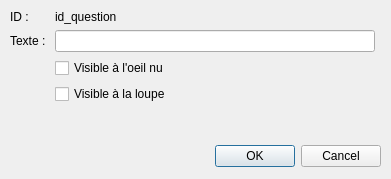
<?xml version="1.0" encoding="UTF-8"?>
<ui version="4.0">
 <class>ModifQuestionWindow</class>
 <widget class="QDialog" name="ModifQuestionWindow">
  <property name="geometry">
   <rect>
    <x>0</x>
    <y>0</y>
    <width>391</width>
    <height>179</height>
   </rect>
  </property>
  <property name="windowTitle">
   <string>Gestion d'une question</string>
  </property>
  <widget class="QDialogButtonBox" name="buttonBox">
   <property name="geometry">
    <rect>
     <x>40</x>
     <y>140</y>
     <width>341</width>
     <height>32</height>
    </rect>
   </property>
   <property name="orientation">
    <enum>Qt::Horizontal</enum>
   </property>
   <property name="standardButtons">
    <set>QDialogButtonBox::Cancel|QDialogButtonBox::Ok</set>
   </property>
  </widget>
  <widget class="QWidget" name="layoutWidget">
   <property name="geometry">
    <rect>
     <x>10</x>
     <y>10</y>
     <width>365</width>
     <height>121</height>
    </rect>
   </property>
   <layout class="QFormLayout" name="formLayout">
    <property name="fieldGrowthPolicy">
     <enum>QFormLayout::AllNonFixedFieldsGrow</enum>
    </property>
    <item row="0" column="0">
     <widget class="QLabel" name="label">
      <property name="text">
       <string>ID : </string>
      </property>
     </widget>
    </item>
    <item row="0" column="1">
     <widget class="QLabel" name="label_id">
      <property name="text">
       <string>id_question</string>
      </property>
     </widget>
    </item>
    <item row="1" column="0">
     <widget class="QLabel" name="label_3">
      <property name="text">
       <string>Texte : </string>
      </property>
     </widget>
    </item>
    <item row="3" column="1">
     <widget class="QCheckBox" name="checkBox_visibleOeil">
      <property name="text">
       <string>Visible à l'oeil nu</string>
      </property>
     </widget>
    </item>
    <item row="4" column="1">
     <widget class="QCheckBox" name="checkBox_visibleLoupe">
      <property name="text">
       <string>Visible à la loupe</string>
      </property>
     </widget>
    </item>
    <item row="1" column="1">
     <widget class="QLineEdit" name="lineEdit"/>
    </item>
   </layout>
  </widget>
 </widget>
 <resources/>
 <connections>
  <connection>
   <sender>buttonBox</sender>
   <signal>accepted()</signal>
   <receiver>ModifQuestionWindow</receiver>
   <slot>accept()</slot>
   <hints>
    <hint type="sourcelabel">
     <x>248</x>
     <y>254</y>
    </hint>
    <hint type="destinationlabel">
     <x>157</x>
     <y>274</y>
    </hint>
   </hints>
  </connection>
  <connection>
   <sender>buttonBox</sender>
   <signal>rejected()</signal>
   <receiver>ModifQuestionWindow</receiver>
   <slot>reject()</slot>
   <hints>
    <hint type="sourcelabel">
     <x>316</x>
     <y>260</y>
    </hint>
    <hint type="destinationlabel">
     <x>286</x>
     <y>274</y>
    </hint>
   </hints>
  </connection>
 </connections>
</ui>
